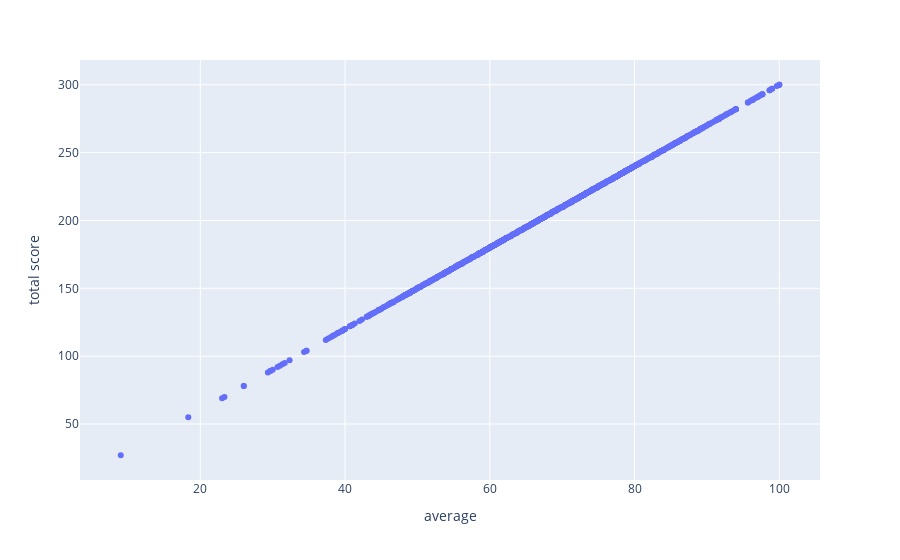

The cell this chart's notebook holds for it:
### Code cell
fig = px.scatter(df, x='average', y='total score')
fig.show()

### Figure 1 — Plotly figure (JSON) as saved in the notebook; plotly's stock layout.template omitted (floating-point values rounded to 4 significant figures; data arrays with more than 128 entries replaced by an {"elided": "..."} marker saying what was removed)
{"data": [{"hovertemplate": "average=%{x}<br>total score=%{y}<extra></extra>", "legendgroup": "", "marker": {"color": "#636efa", "symbol": "circle"}, "mode": "markers", "name": "", "orientation": "v", "showlegend": false, "type": "scatter", "x": {"elided": "1000 float values"}, "xaxis": "x", "y": {"elided": "1000 int values"}, "yaxis": "y"}], "layout": {"legend": {"tracegroupgap": 0}, "margin": {"t": 60}, "xaxis": {"anchor": "y", "domain": [0, 1], "title": {"text": "average"}}, "yaxis": {"anchor": "x", "domain": [0, 1], "title": {"text": "total score"}}}}
